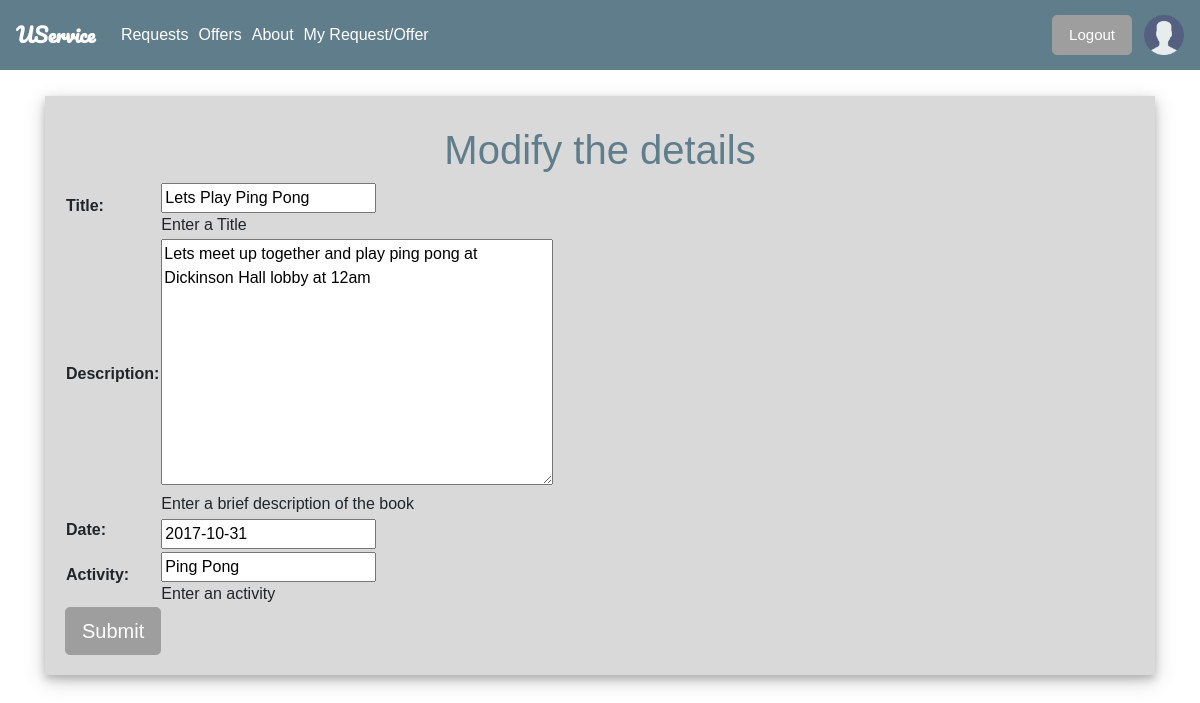
Page /USERVICE/activity/2/update/ (signed in) on the committed database.
### USERVICE/models.py (models this page shows, shortened)
class Activity(models.Model):
    title = models.CharField(max_length=200, help_text="Enter a Title")
    creator = models.ForeignKey(User, on_delete=models.SET_NULL, null=True)
    description = models.TextField(max_length=1000, help_text="Enter a brief description of the book")
    date = models.DateField(null=True, blank=True)
    activity = models.CharField(max_length=200, help_text="Enter an activity")
    request = models.BooleanField(default=False)
    offer = models.BooleanField(default=False)

### USERVICE/views.py (the view)
# urls.py: url(r'^activity/(?P<pk>\d+)/update/$', views.ActivityUpdate.as_view(), name='activity-Edit'),
class ActivityUpdate(UpdateView):
    model = Activity
    context_object_name='activity'
    fields = ['title','description','date','activity']
    template_name='edit.html'

### USERVICE/templates/edit.html (shortened to what this page needs)
{% extends "base_generic.html" %}
{% block extra_head %}
{% load static %}
<link rel="stylesheet" href="{% static 'css/edit.css' %}">
<link rel="stylesheet" href="{% static 'css/login.css' %}">
{% endblock %}
{% block content %}
{% if user.is_authenticated %}
      <div class="container">
        <div class='edit'>
          <div class='page-header'>
            <h1>Modify the details</h1>
          </div>
        <form action="" method="post">
           {%ifequal form.instance.creator user%}
      <table>
        {{ form.as_table }}
      </table>
      <input class="btn btn-lg" type="submit" value="Submit" />
        {%else%}
        <div>
        <h1>You can not modify this service since you are not the creator</h1>
      </div>
        {%endifequal%}
    </form>
  </div>
    </div>
  {% else %}
      <div class="center">
      <h1>Please login to see this page.</h1>
    </div>
      {% endif %}
{% endblock %}

### USERVICE/static/css/navbar.css (style rules this page uses)
* { font-family: Arial, Helvetica, sans-serif; }
table { border-spacing: 100px; }

### USERVICE/static/css/edit.css (style rules this page uses)
.edit { background-color: rgba(173, 173, 173, 0.466)!important; margin-top: 6rem; box-shadow: 0 4px 8px 0 rgba(0, 0, 0, 0.2), 0 6px 20px 0 rgba(0, 0, 0, 0.19); padding: 20px; }
.edit h1 { clear:both; text-align: center; font-size: 40px; padding-top:10px; color:#607D8B; }
.btn, btn-lg { background-color: #455A64; border-color: #455A64; color: white; }

### USERVICE/static/css/login.css (style rules this page uses)
.btn, btn-info, btn-lg { background-color: #9E9E9E; border-color: #9E9E9E; }

### rows in the picture
Activity: title "Lets Play Ping Pong", description "Lets meet up together and play ping pong at Dickinson Hall lobby at 12am", date "2017-10-31", activity "Ping Pong"
